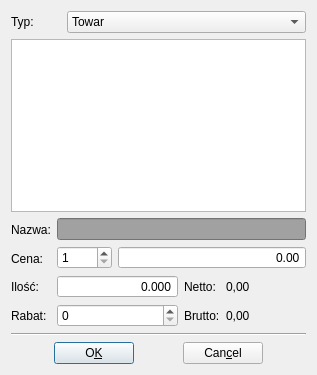
<ui version="4.0" >
 <class>TowaryLista</class>
 <widget class="QDialog" name="TowaryLista" >
  <property name="geometry" >
   <rect>
    <x>0</x>
    <y>0</y>
    <width>317</width>
    <height>375</height>
   </rect>
  </property>
  <property name="windowTitle" >
   <string>Wybierz towar z listy</string>
  </property>
  <layout class="QGridLayout" name="gridLayout" >
   <item row="0" column="0" >
    <layout class="QHBoxLayout" name="_12" >
     <item>
      <widget class="QLabel" name="textLabel1" >
       <property name="maximumSize" >
        <size>
         <width>50</width>
         <height>32767</height>
        </size>
       </property>
       <property name="text" >
        <string>Typ:</string>
       </property>
       <property name="wordWrap" >
        <bool>false</bool>
       </property>
      </widget>
     </item>
     <item>
      <widget class="QComboBox" name="comboBox1" >
       <item>
        <property name="text" >
         <string>Towar</string>
        </property>
       </item>
       <item>
        <property name="text" >
         <string>Usługa</string>
        </property>
       </item>
      </widget>
     </item>
    </layout>
   </item>
   <item row="1" column="0" >
    <widget class="QListWidget" name="listWidget" />
   </item>
   <item row="2" column="0" >
    <layout class="QHBoxLayout" name="horizontalLayout_3" >
     <item>
      <layout class="QVBoxLayout" name="_14" >
       <item>
        <widget class="QLabel" name="textLabel1_6" >
         <property name="text" >
          <string>Nazwa:</string>
         </property>
         <property name="wordWrap" >
          <bool>false</bool>
         </property>
        </widget>
       </item>
       <item>
        <widget class="QLabel" name="textLabel4_2" >
         <property name="text" >
          <string>Cena:</string>
         </property>
         <property name="wordWrap" >
          <bool>false</bool>
         </property>
        </widget>
       </item>
       <item>
        <widget class="QLabel" name="textLabel1_7" >
         <property name="text" >
          <string>Ilość:</string>
         </property>
         <property name="wordWrap" >
          <bool>false</bool>
         </property>
        </widget>
       </item>
       <item>
        <widget class="QLabel" name="textLabel1_8" >
         <property name="text" >
          <string>Rabat:</string>
         </property>
         <property name="wordWrap" >
          <bool>false</bool>
         </property>
        </widget>
       </item>
      </layout>
     </item>
     <item>
      <layout class="QVBoxLayout" name="verticalLayout_2" >
       <item>
        <widget class="QLineEdit" name="nameEdit" >
         <property name="enabled" >
          <bool>true</bool>
         </property>
         <property name="focusPolicy" >
          <enum>Qt::WheelFocus</enum>
         </property>
         <property name="styleSheet" >
          <string notr="true" >background: #A1A1A1</string>
         </property>
         <property name="readOnly" >
          <bool>false</bool>
         </property>
        </widget>
       </item>
       <item>
        <layout class="QHBoxLayout" name="horizontalLayout" >
         <item>
          <widget class="QSpinBox" name="spinBox2" >
           <property name="maximumSize" >
            <size>
             <width>55</width>
             <height>16777215</height>
            </size>
           </property>
           <property name="focusPolicy" >
            <enum>Qt::NoFocus</enum>
           </property>
           <property name="minimum" >
            <number>1</number>
           </property>
           <property name="maximum" >
            <number>4</number>
           </property>
          </widget>
         </item>
         <item>
          <widget class="QDoubleSpinBox" name="priceBoxEdit" >
           <property name="alignment" >
            <set>Qt::AlignRight|Qt::AlignTrailing|Qt::AlignVCenter</set>
           </property>
           <property name="buttonSymbols" >
            <enum>QAbstractSpinBox::NoButtons</enum>
           </property>
           <property name="maximum" >
            <double>99999.990000000005239</double>
           </property>
          </widget>
         </item>
        </layout>
       </item>
       <item>
        <layout class="QHBoxLayout" name="horizontalLayout_2" >
         <item>
          <layout class="QVBoxLayout" name="verticalLayout" >
           <item>
            <widget class="QDoubleSpinBox" name="countSpinBox" >
             <property name="alignment" >
              <set>Qt::AlignRight|Qt::AlignTrailing|Qt::AlignVCenter</set>
             </property>
             <property name="buttonSymbols" >
              <enum>QAbstractSpinBox::NoButtons</enum>
             </property>
             <property name="decimals" >
              <number>3</number>
             </property>
             <property name="maximum" >
              <double>999.990000000000009</double>
             </property>
            </widget>
           </item>
           <item>
            <widget class="QSpinBox" name="rabatSpin" />
           </item>
          </layout>
         </item>
         <item>
          <layout class="QHBoxLayout" name="_19" >
           <item>
            <layout class="QVBoxLayout" name="_20" >
             <item>
              <widget class="QLabel" name="textLabel3_3" >
               <property name="text" >
                <string>Netto:</string>
               </property>
               <property name="wordWrap" >
                <bool>false</bool>
               </property>
              </widget>
             </item>
             <item>
              <widget class="QLabel" name="textLabel3_4" >
               <property name="text" >
                <string>Brutto:</string>
               </property>
               <property name="wordWrap" >
                <bool>false</bool>
               </property>
              </widget>
             </item>
            </layout>
           </item>
           <item>
            <layout class="QVBoxLayout" name="_21" >
             <item>
              <widget class="QLabel" name="nettoLabel" >
               <property name="minimumSize" >
                <size>
                 <width>80</width>
                 <height>0</height>
                </size>
               </property>
               <property name="text" >
                <string>0,00</string>
               </property>
               <property name="wordWrap" >
                <bool>false</bool>
               </property>
              </widget>
             </item>
             <item>
              <widget class="QLabel" name="bruttoLabel" >
               <property name="minimumSize" >
                <size>
                 <width>80</width>
                 <height>0</height>
                </size>
               </property>
               <property name="text" >
                <string>0,00</string>
               </property>
               <property name="wordWrap" >
                <bool>false</bool>
               </property>
              </widget>
             </item>
            </layout>
           </item>
          </layout>
         </item>
        </layout>
       </item>
      </layout>
     </item>
    </layout>
   </item>
   <item row="3" column="0" >
    <widget class="Line" name="line" >
     <property name="orientation" >
      <enum>Qt::Horizontal</enum>
     </property>
    </widget>
   </item>
   <item row="4" column="0" >
    <layout class="QHBoxLayout" name="_22" >
     <item>
      <spacer name="spacer3" >
       <property name="orientation" >
        <enum>Qt::Horizontal</enum>
       </property>
       <property name="sizeType" >
        <enum>QSizePolicy::Expanding</enum>
       </property>
       <property name="sizeHint" stdset="0" >
        <size>
         <width>43</width>
         <height>20</height>
        </size>
       </property>
      </spacer>
     </item>
     <item>
      <widget class="QPushButton" name="okBtn" >
       <property name="text" >
        <string>O&amp;K</string>
       </property>
       <property name="shortcut" >
        <string>Alt+K</string>
       </property>
      </widget>
     </item>
     <item>
      <spacer name="spacer1" >
       <property name="orientation" >
        <enum>Qt::Horizontal</enum>
       </property>
       <property name="sizeType" >
        <enum>QSizePolicy::Expanding</enum>
       </property>
       <property name="sizeHint" stdset="0" >
        <size>
         <width>43</width>
         <height>20</height>
        </size>
       </property>
      </spacer>
     </item>
     <item>
      <widget class="QPushButton" name="cancelBtn" >
       <property name="text" >
        <string>Can&amp;cel</string>
       </property>
       <property name="shortcut" >
        <string>Alt+C</string>
       </property>
      </widget>
     </item>
     <item>
      <spacer name="spacer2" >
       <property name="orientation" >
        <enum>Qt::Horizontal</enum>
       </property>
       <property name="sizeType" >
        <enum>QSizePolicy::Expanding</enum>
       </property>
       <property name="sizeHint" stdset="0" >
        <size>
         <width>43</width>
         <height>20</height>
        </size>
       </property>
      </spacer>
     </item>
    </layout>
   </item>
  </layout>
 </widget>
 <layoutdefault spacing="6" margin="11" />
 <pixmapfunction>qPixmapFromMimeSource</pixmapfunction>
 <tabstops>
  <tabstop>listWidget</tabstop>
  <tabstop>priceBoxEdit</tabstop>
  <tabstop>countSpinBox</tabstop>
  <tabstop>rabatSpin</tabstop>
  <tabstop>okBtn</tabstop>
  <tabstop>cancelBtn</tabstop>
  <tabstop>comboBox1</tabstop>
 </tabstops>
 <resources/>
 <connections/>
</ui>
